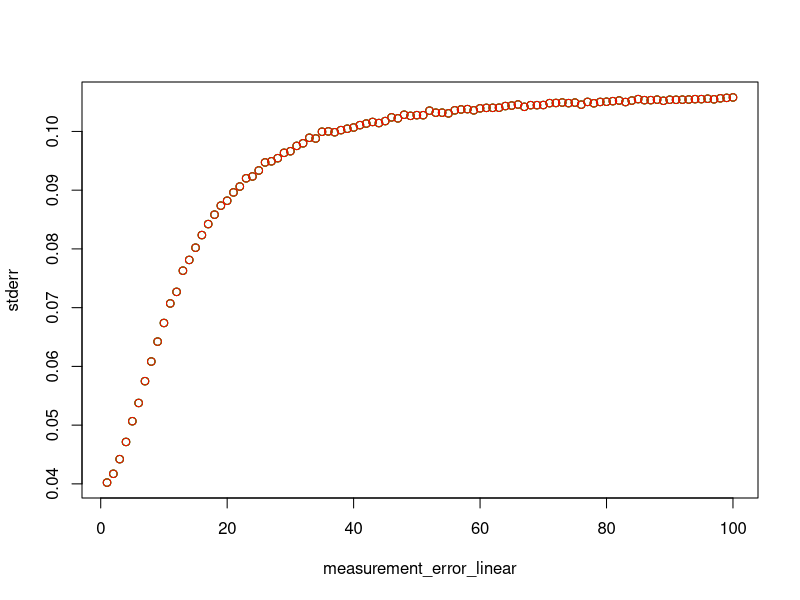
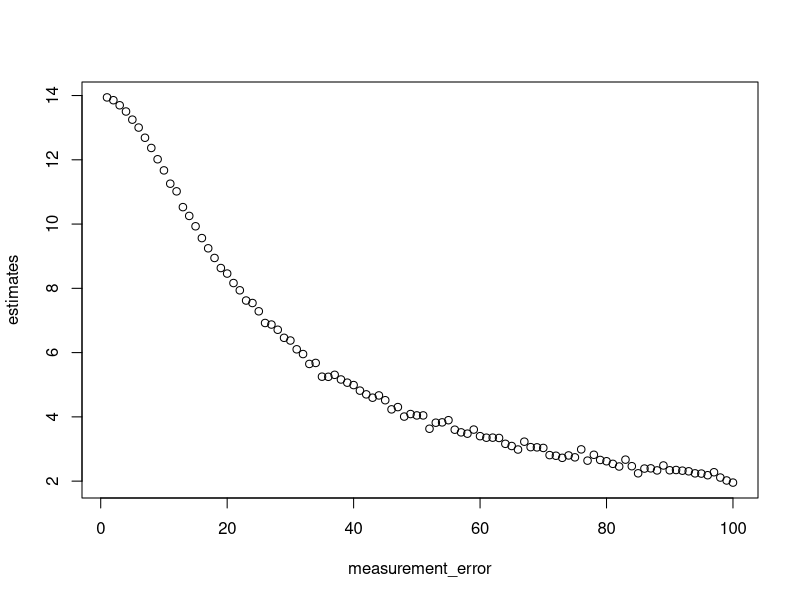
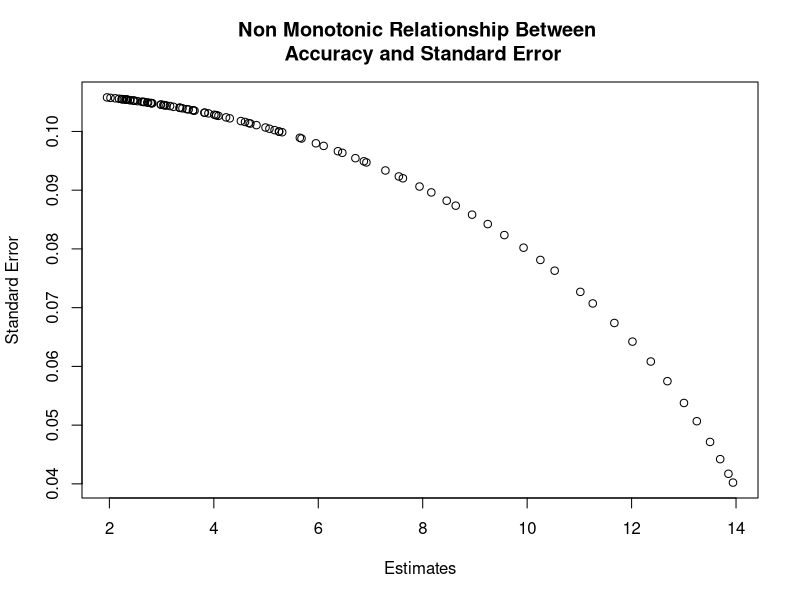
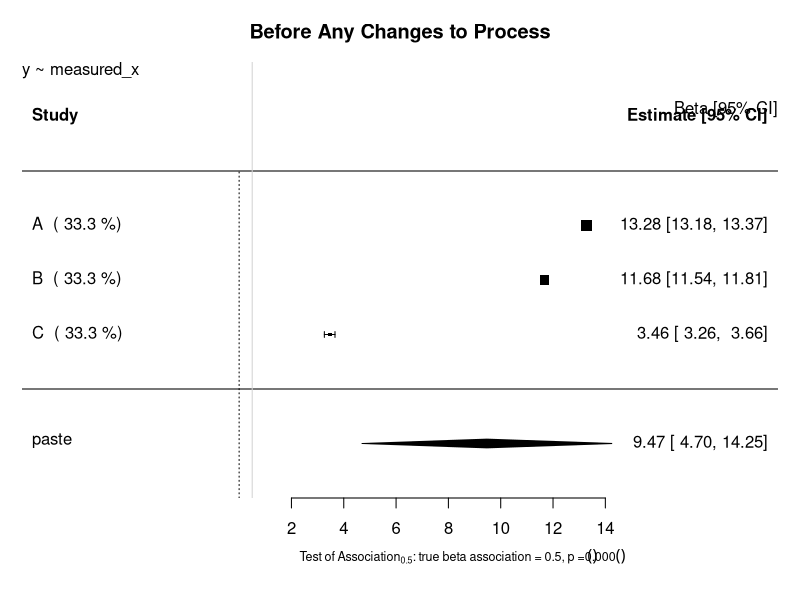

The R script that drew these images, in order: (Note: this script raises an error after producing the figures.)
# Investigation into Data Agreement as Weighting System
## Author: Paul Scherer
##         Tom Bishop
## Institute: University of Cambridge MRC Epidemiology Unit 
## Date: 4.09.2017

# Title: Battling Regression Dilution with Spear(man's) Correlation.

# # Setting up experiment.
# 1. Define 'true' relationship to generate the data.
# 2. Generate base and validation data. (Problem Point 1 for implementation and assumptions). With different measurement errors. More random measurement error in the exposure causes regression dilution (more wrong estimates), and surer standard errors destroying all that is good with meta analyses. 
#   - Doing the meta analysis with the heavily diluted studies will give them the higher weighting in a REM, for all things controlled.

# # Method
# 1. Calculate agreement of the ordinal base variable and gold standard in the validation study. Using Pearson, Spearman, Whitney Mann or Kendall-Tau
# 2. Use the agreement as a rating of how good the study is. Divide number of study participants as part of the whole and normalize this value to rest of group.
# 3. Use normalized value of 

# # Results
# There is no way to judge except by eye or some automation

# # Conclusion
# Meta Analyses in particular individual level (repooled analyses) and federated harmonisation exercises should be done in this new way to battle regression dilution via bad measurement.





# Set up the Data

## We pull raw gold standard data from a normal distribution representing the amount of Physical Activity a person does
## A study attempts to record this with a device that has a set amount of random measurement error, and then
## puts this measurement into one of n indices of exposure, this is done for sample of raw data.

## the gold standard data has a set true linear relationship with some continous "outcome". We know that the backtransformation
## of index values to the level of the gold standard variable introduces regression dilution due to the random measurement error
## introduced at the measurement stage. We investigate, all things kept constant, whether changing the number of n
## indices introduces more regression dilution to the correclation coefficient between the backtransformed activity level.

library(ggplot2)
library(reshape2)
library(parallel)
library(stats)
library(metafor)

# Raw Data Set Properties
trueBeta = 0.5
constant = 20

study_size = 20000
raw_mean = 40
raw_stdev = 15

# Simple creation of the raw data and the related outcome without error
raw_data = data.frame(gold = rnorm(n = study_size, mean = raw_mean, sd = raw_stdev))
raw_data$outcome = (trueBeta*raw_data$gold) + constant

###############################################################################
########################### Functions #########################################
###############################################################################

createStudyData <- function(raw_data, measurement_error, number_of_indices){
    exposure_error = rnorm(n = study_size, mean = 0, sd = measurement_error)
    raw_data$exposure_measured = raw_data$gold + exposure_error
    raw_data$index = cut_number(x = raw_data$exposure_measured,n = number_of_indices, labels =FALSE)
    # raw_data$index = kmeans(x = raw_data$exposure_measured, centers = number_of_indices, iter.max = 100)
    raw_data$index = as.ordered(raw_data$index)
    raw_data = raw_data[with(raw_data, order(index)),]
    return(raw_data)
}

createValidationData <- function(val_size, measurement_error, number_of_indices) {
    validation_data = data.frame(gold =  rnorm(n = val_size, mean = raw_mean, sd = raw_stdev))
    exposure_error = rnorm(n = val_size, mean = 0, sd = measurement_error)
    validation_data$exposure_measured = validation_data$gold + exposure_error
    validation_data$index = cut_number(x = validation_data$exposure_measured,n = number_of_indices, labels =FALSE)
    return (validation_data)
}

createMeansList <- function(data, number_of_indices) {
    meansList = vector(mode="list", length = number_of_indices)
    for (i in 1:number_of_indices) {
        meansList[i] = mean(unname(unlist((split(x=data$gold, f= as.factor(data$index)))[i])))
    }
    return(meansList)
}

#######################################################################################
########################### Motivation of the Problem #################################
#######################################################################################
# General Parameters
numLevels = 4
validation_size = 400

## Graphing Standard Error as a function of Measurement Error when using ordinal independent variable index
upperbound = 100
stdErrorLinear = vector("numeric", length = upperbound)
estimatesLinear = vector("numeric", length = upperbound)
stdErrorQuadratic = vector("numeric", length = upperbound)
estimatesQuadratic = vector("numeric", length = upperbound)
stdErrorCubic = vector("numeric", length = upperbound)
estimatesCubic = vector("numeric", length = upperbound)
for (measureError_status in 1:upperbound) {
    studyData_graph = createStudyData(raw_data = raw_data, measurement_error = measureError_status, number_of_indices = numLevels)
    validation_data_graph = createValidationData(val_size = validation_size, measurement_error = measureError_status, number_of_indices = numLevels )

    lm_graph_linear <- lm(formula=outcome~index, data=studyData_graph)
    estimate_graph_linear = lm_graph_linear$coefficients["index.L"]
    stdError_graph_linear = summary(lm_graph_linear)$coefficients["index.L","Std. Error"]
    stdErrorLinear[measureError_status] = stdError_graph_linear
    estimatesLinear[measureError_status] = estimate_graph_linear

    lm_graph_quadratic <- lm(formula=outcome~index, data=studyData_graph)
    estimate_graph_quadratic = lm_graph_quadratic$coefficients["index.Q"]
    stdError_graph_quadratic = summary(lm_graph_quadratic)$coefficients["index.Q","Std. Error"]
    stdErrorQuadratic[measureError_status] = stdError_graph_quadratic
    estimatesQuadratic[measureError_status] = estimate_graph_quadratic

    lm_graph_cubic <- lm(formula=outcome~index, data=studyData_graph)
    estimate_graph_cubic = lm_graph_cubic$coefficients["index.C"]
    stdError_graph_cubic = summary(lm_graph_cubic)$coefficients["index.C","Std. Error"]
    stdErrorCubic[measureError_status] = stdError_graph_cubic
    estimatesCubic[measureError_status] = estimate_graph_cubic

}

# Measurement vs. Std.Error
plot(x = (1:upperbound), y = stdErrorLinear, xlab = "measurement_error_linear", ylab = "stderr")
points(x = (1:upperbound), y = stdErrorQuadratic, xlab = "measurement_error", ylab = "stderr", col = "green")
points(x = (1:upperbound), y = stdErrorCubic, xlab = "measurement_error", ylab = "stderr", col = "red")

# Measurement vs. Estimates
plot(x = (1:upperbound), y = estimatesLinear, xlab = "measurement_error", ylab = "estimates")
points(x = (1:upperbound), y = estimatesQuadratic, xlab = "measurement_error", ylab = "estimates", col = "green")
points(x = (1:upperbound), y = estimatesCubic, xlab = "measurement_error", ylab = "estimates", col = "red")

# Estimates vs. Std.Error
plot (x = estimatesLinear, y = stdErrorLinear, xlab = "Estimates", ylab = "Standard Error", main = "Non Monotonic Relationship Between \n Accuracy and Standard Error")
points(x = estimatesQuadratic, y = stdErrorQuadratic, xlab = "measurement_error", ylab = "estimates", col = "green")
points(x = estimatesCubic, y = stdErrorCubic, xlab = "measurement_error", ylab = "estimates", col = "red")


## Setting up the Studies
# General Parameters
numLevels = 4
validation_size = 400

# Study A
measureError_A = 5
studyData_A = createStudyData(raw_data = raw_data, measurement_error = measureError_A, number_of_indices = numLevels)

# Study B
measureError_B = 10
studyData_B = createStudyData(raw_data = raw_data, measurement_error = measureError_B, number_of_indices = numLevels)

# Study C
measureError_C = 60
studyData_C = createStudyData(raw_data = raw_data, measurement_error = measureError_C, number_of_indices = numLevels)

## Transformation and Regression using Index Means
# Study A
lm_A <- lm(formula=outcome~index, data=studyData_A)
estimate_A = lm_A$coefficients["index.L"]
stdError_A = summary(lm_A)$coefficients["index.L","Std. Error"]

# Study B
lm_B <- lm(formula=outcome~index, data=studyData_B)
estimate_B = lm_B$coefficients["index.L"]
stdError_B = summary(lm_B)$coefficients["index.L","Std. Error"]

# Study C
lm_C <- lm(formula=outcome~index, data=studyData_C)
estimate_C = lm_C$coefficients["index.L"]
stdError_C = summary(lm_C)$coefficients["index.L","Std. Error"]


## Random Effects Model Forest Plot Before Reweighting
estimates = c(estimate_A, estimate_B, estimate_C)
stand_errs = c(stdError_A, stdError_B, stdError_C)
labels = c("A","B","C")
res <- rma(yi = estimates, sei = stand_errs, method='DL', slab = labels)
weights_res <- weights.rma.uni(res)

# Forest Plot
res$slab <- paste(res$slab, " (", round(weights.rma.uni(res),digits=1), "%)")
fmla = as.formula(y~measured_x)
forest(res, mlab=bquote(paste('Overall (I'^2*' = ', .(round(res$I2)),'%, p = ',
    .(sprintf("%.3f", round(res$QEp,3))),')')),
xlab=bquote(paste('Test of Association'[0.5]*': true beta association = 0.5, p = ',
    .(sprintf("%.3f", round(res$pval,3))))), cex=1, cex.lab=0.75, cex.axis=1, main = "Before Any Changes to Process")
usr <- par("usr")
text(usr[2], usr[4], "Beta [95% CI]", adj = c(1, 4),cex=1)
text(usr[1], usr[4], paste0(gsub(paste0("Study Data","\\$"),"", deparse(fmla)),collapse="\n"), adj = c( 0, 1 ),cex=1)
abline(v = 0.5, col = "lightgray")


##########################################################################################
##########################################################################################
## Same as Basic Process except indexes are transformed into scale of gold measure using the model.

numLevels = 4
validation_size = 400
# Study A
measureError_A = 5
studyData_A = createStudyData(raw_data = raw_data, measurement_error = measureError_A, number_of_indices = numLevels)
validation_data_A = createValidationData(val_size = validation_size, measurement_error = measureError_A, number_of_indices = numLevels )
# Study B
measureError_B = 10
studyData_B = createStudyData(raw_data = raw_data, measurement_error = measureError_B, number_of_indices = numLevels)
validation_data_B = createValidationData(val_size = validation_size, measurement_error = measureError_B, number_of_indices = numLevels )
# Study C
measureError_C = 60
studyData_C = createStudyData(raw_data = raw_data, measurement_error = measureError_C, number_of_indices = numLevels)
validation_data_C = createValidationData(val_size = validation_size, measurement_error = measureError_C, number_of_indices = numLevels )

## Transformation of Indexes to Gold Scale
index_transformation = as.formula(gold ~ index)
# Study A
lambda_lm_A <- lm(formula=index_transformation, data=validation_data_A)
studyData_A$index = as.numeric(studyData_A$index)
new = data.frame(index = studyData_A$index)
studyData_A$index_scaled = predict(lambda_lm_A, newdata = new)
# Study B
lambda_lm_B <- lm(formula=index_transformation, data=validation_data_B)
new = data.frame(index = studyData_B$index)
studyData_B$index_scaled = predict(lambda_lm_B, newdata = new)
# Study C
lambda_lm_C <- lm(formula=index_transformation, data=validation_data_C)
new = data.frame(index = studyData_C$index)
studyData_C$index_scaled = predict(lambda_lm_C, newdata = new)


# Study A
lm_A <- lm(formula=outcome~index, data=studyData_A)
estimate_A = lm_A$coefficients["index.L"]
stdError_A = summary(lm_A)$coefficients["index.L","Std. Error"]

# Study B
lm_B <- lm(formula=outcome~index, data=studyData_B)
estimate_B = lm_B$coefficients["index.L"]
stdError_B = summary(lm_B)$coefficients["index.L","Std. Error"]

# Study C
lm_C <- lm(formula=outcome~index, data=studyData_C)
estimate_C = lm_C$coefficients["index.L"]
stdError_C = summary(lm_C)$coefficients["index.L","Std. Error"]

























##########################################################################################
##########################################################################################
## Setting up the Studies
# General Parameters
numLevels = 4
validation_size = 400

# Study A
measureError_A = 5
studyData_A = createStudyData(raw_data = raw_data, measurement_error = measureError_A, number_of_indices = numLevels)
validation_data_A = createValidationData(val_size = validation_size, measurement_error = measureError_A, number_of_indices = numLevels )
validation_means_A = createMeansList(validation_data_A, numLevels)

# Study B
measureError_B = 10
studyData_B = createStudyData(raw_data = raw_data, measurement_error = measureError_B, number_of_indices = numLevels)
validation_data_B = createValidationData(val_size = validation_size, measurement_error = measureError_B, number_of_indices = numLevels )
validation_means_B = createMeansList(validation_data_B, numLevels)

# Study C
measureError_C = 15
studyData_C = createStudyData(raw_data = raw_data, measurement_error = measureError_C, number_of_indices = numLevels)
validation_data_C = createValidationData(val_size = validation_size, measurement_error = measureError_C, number_of_indices = numLevels )
validation_means_C = createMeansList(validation_data_C, numLevels)

## Transformation and Regression using Index Means
# Study A
studyData_A$ind_mean <- unlist(lapply(X=studyData_A$index, FUN=function(index_val){
    output =  validation_means_A[index_val]
}))
lm_A <- lm(formula=outcome~ind_mean, data=studyData_A)
estimate_A = lm_A$coefficients["ind_mean"]
stdError_A = summary(lm_A)$coefficients["ind_mean","Std. Error"]

# Study B
studyData_B$ind_mean <- unlist(lapply(X=studyData_B$index, FUN=function(index_val){
    output =  validation_means_B[index_val]
}))
lm_B <- lm(formula=outcome~ind_mean, data=studyData_B)
estimate_B = lm_B$coefficients["ind_mean"]
stdError_B = summary(lm_B)$coefficients["ind_mean","Std. Error"]

# Study C
studyData_C$ind_mean <- unlist(lapply(X=studyData_C$index, FUN=function(index_val){
    output =  validation_means_C[index_val]
}))
lm_C <- lm(formula=outcome~ind_mean, data=studyData_C)
estimate_C = lm_C$coefficients["ind_mean"]
stdError_C = summary(lm_C)$coefficients["ind_mean","Std. Error"]

## Graphing Standard Error as a function of Measurement Error
upperbound = 80
stdErrorNuggets = vector("numeric", length = upperbound)
estimatesNuggets = vector("numeric", length = upperbound)
for (measureError_Nuggets in 1:upperbound) {
    studyData_graph = createStudyData(raw_data = raw_data, measurement_error = measureError_Nuggets, number_of_indices = numLevels)
    validation_data_graph = createValidationData(val_size = validation_size, measurement_error = measureError_Nuggets, number_of_indices = numLevels )
    validation_means_graph = createMeansList(validation_data_graph, numLevels)

    studyData_graph$ind_mean <- unlist(lapply(X=studyData_graph$index, FUN=function(index_val){
        output =  validation_means_graph[index_val]
    }))
    lm_graph <- lm(formula=outcome~ind_mean, data=studyData_graph)
    estimate_graph = lm_graph$coefficients["ind_mean"]
    stdError_graph = summary(lm_graph)$coefficients["ind_mean","Std. Error"]
    stdErrorNuggets[measureError_Nuggets] = stdError_graph
    estimatesNuggets[measureError_Nuggets] = estimate_graph
}
plot(x = (1:upperbound), y = stdErrorNuggets, xlab = "measurement_error", ylab = "stderr")
plot(x = (1:upperbound), y = estimatesNuggets, xlab = "measurement_error", ylab = "estimates")

plot(x = (1:upperbound), y = stdErrorNuggets, xlab = "measurement_error", ylab = "stderr", col = "red")
points(x = (1:upperbound), y = estimatesNuggets, xlab = "measurement_error", ylab = "estimates", col = "green")


## Random Effects Model Forest Plot Before Reweighting

estimates = c(estimate_A, estimate_B, estimate_C)
stand_errs = c(stdError_A, stdError_B, stdError_C)
labels = c("A","B","C")
res <- rma(yi = estimates, sei = stand_errs, method='DL', slab = labels)
weights_res <- weights.rma.uni(res)

# Forest Plot
res$slab <- paste(res$slab, " (", round(weights.rma.uni(res),digits=1), "%)")
fmla = as.formula(outcome~ind_mean)
forest(res, mlab=bquote(paste('Overall (I'^2*' = ', .(round(res$I2)),'%, p = ',
    .(sprintf("%.3f", round(res$QEp,3))),')')),
xlab=bquote(paste('Test of Association'[0.5]*': true beta association = 0.5, p = ',
    .(sprintf("%.3f", round(res$pval,3))))), cex=1, cex.lab=0.75, cex.axis=1)
usr <- par("usr")
text(usr[2], usr[4], "Beta [95% CI]", adj = c(1, 4),cex=1)
text(usr[1], usr[4], paste0(gsub(paste0("Study Data","\\$"),"", deparse(fmla)),collapse="\n"), adj = c( 0, 1 ),cex=1)


## Calculating Tau coefficient for weighting

## Reweighting and Weight Renormalizing.

## Random Effects Model Forest Plot After Reweighting
